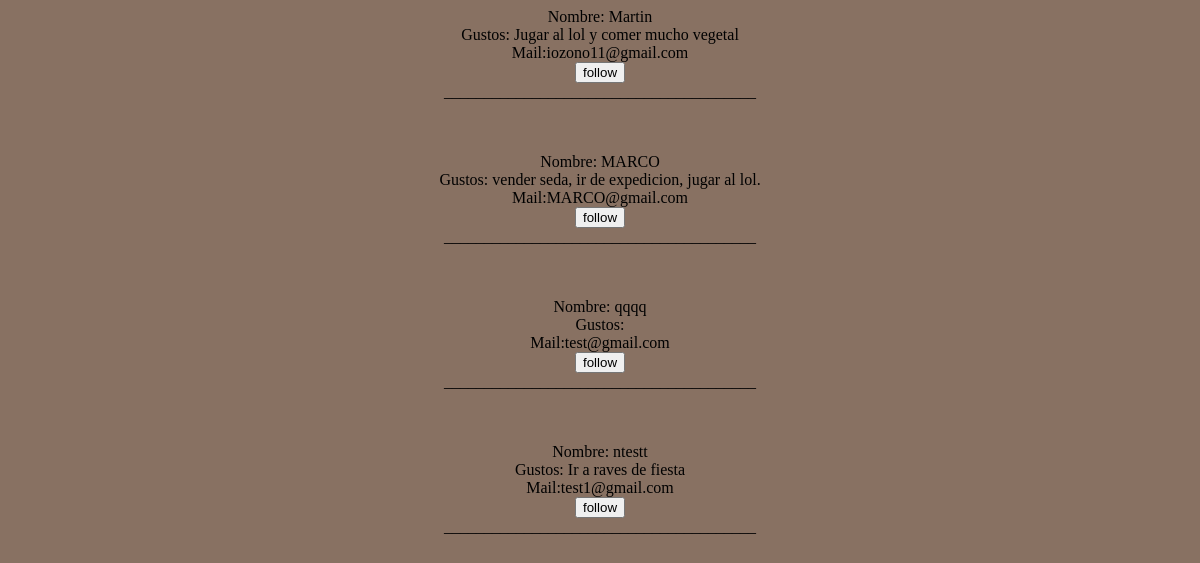
Page /app/explore.php (signed in) on the earlier database version.
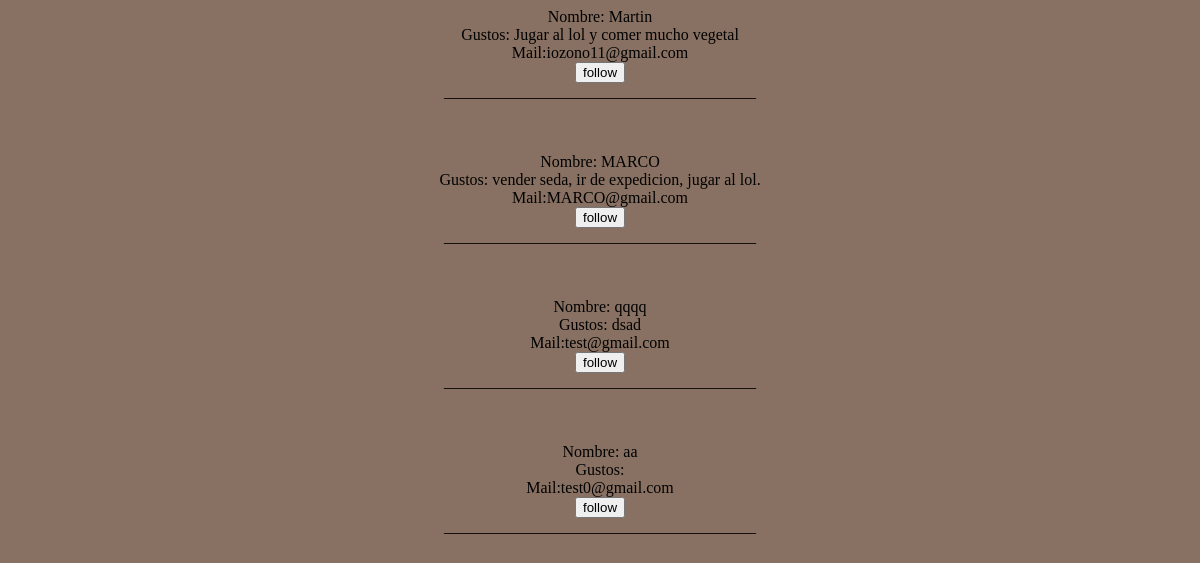
Same page on the later database version.
### tables this page shows
CREATE TABLE `usuarios` (
  `mail` varchar(50) NOT NULL,
  `contrasena` varchar(255) NOT NULL,
  `nombre` varchar(50) NOT NULL,
  `apellidos` varchar(50) NOT NULL,
  `DNI` varchar(10) DEFAULT NULL,
  `sexo` varchar(50) DEFAULT NULL,
  `telefono` varchar(9) DEFAULT NULL,
  `sexualidad` varchar(50) DEFAULT NULL,
  `fechaNac` varchar(50) DEFAULT NULL,
  `gustos` text DEFAULT NULL,
  `altura` int(11) DEFAULT NULL,
  `peso` int(11) DEFAULT NULL,
  `tarjeta` text DEFAULT NULL
);

### app/explore.php (the view, shortened to what this page needs)
<?php
echo "
<head><link rel='stylesheet' type='text/css' href='style.css'></head>
<center>";
if (isset($_SESSION['loggedin']) && $_SESSION['loggedin'] == true) {
  $hostname = "db";
  $username = "admin";
  $password = "test";
  $db = "database";
  $conn = mysqli_connect($hostname,$username,$password,$db);
  $query = mysqli_query($conn, "SELECT * FROM usuarios")
     or die (mysqli_error($conn));
  $followedA=array();
  while ($row = mysqli_fetch_array($query)) {
    $mail=$row["mail"];
    if (in_array($row["mail"],$followedA)){
      echo
        "<body style='background-color:#887162;'>
      <form method='POST'  action='follow.php?fmail=$mail&follow=False'><tr>
        <td>Nombre: {$row['nombre']}</td><br>
        <td>Gustos: {$row['gustos']}</td><br>
        <td>Mail:{$mail}</td><br><br><br>
        <input type='submit' value='unfollow'><br>
        <center>_______________________________________<br></center>
        </form>
        </tr><br><br>";
    }else{
      echo
      "<body style='background-color:#887162;'>
      <form method='POST'  action='follow.php?fmail=$mail&follow=True'><tr>
        <td>Nombre: {$row['nombre']}</td><br>
        <td>Gustos: {$row['gustos']}</td><br>
        <td>Mail:{$mail}</td><br>
        <input type='submit' value='follow'><br>
        <center>_______________________________________<br></center>
        </form>
        </tr><br><br>";
    }
  }
}else{
      echo 'No estas loggeado. <a href="registro.html><b><n>Login</a><br><br>';
}
?>

Differences in the rows shown:
removed usuarios: nombre "ntestt", gustos "Ir a raves de fiesta", mail "test1@gmail.com"
changed usuarios "qqqq": gustos (not shown) → "dsad"
added usuarios: nombre "aa", mail "test0@gmail.com"
